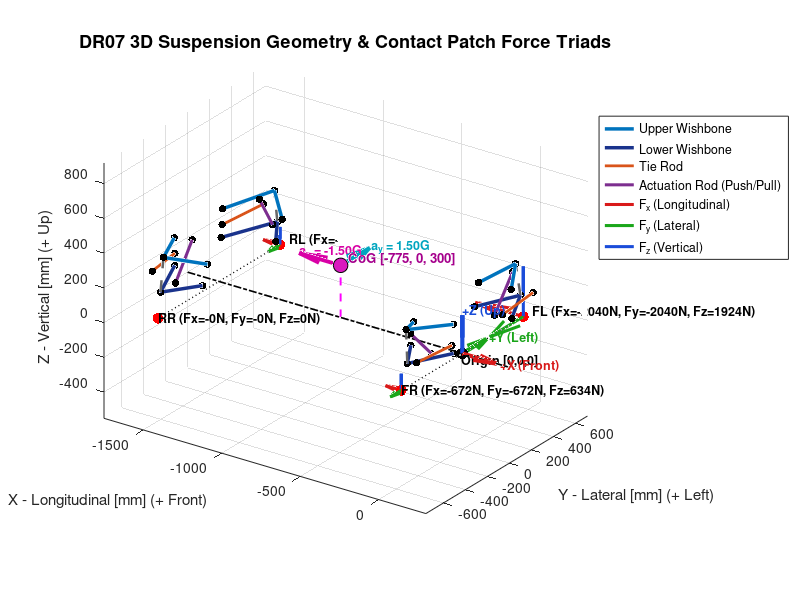

MATLAB code to generate this figure:
%        ___^____
%   ---  |      |  ---
%   |F|  |FRONT |  |F|
%   |L|  |      |  |R| 
%   ---  |      |  ---
%        |      |
%   ---  |      |  ---
%   |R|  |      |  |R|
%   |L|  |______|  |R|
%   ---            ---
% Input data - car data

mass = 250 + 80; %kg
massUsprung = 16; %kg - ASSUMPTION
massSprung = mass - massUsprung; %kg 
trackwidth = 1110; %mm
g = 9.806; %m/s^2
weight = mass*g;
wheelbase = 1550; %mm
cgHeight = 300; %mm
weightDist = 0.5; %Front/Rear
rearRollCenterHeight = 50; %mm
frontRollCenterHeight = 40; %mm
cogRollDist = cgHeight - (frontRollCenterHeight + (rearRollCenterHeight - frontRollCenterHeight) * (1-weightDist)); % mm
cfw = 1; %rad*s^2/m - keep equal - assumption
crw = 1; %rad*s^2/m - keep equal - assumption

%Input data - pick up points [x;y;z] x - long, z - up, positive is towards front

%Front - from center of front wheel

%Front upper arm

FrontUpBack = [-102.87; 295.31; 267.72];
FrontUpFront = [127.36; 263.04; 302.05];
FrontUpWheel = [-9.43; 498.18; 324.36];

%Front lower arm

FrontLowBack = [-124.89; 289.62; 124.89];
FrontLowFront = [129.89; 264.2; 135.79];
FrontLowWheel = [9.88; 514.19; 141.41];

%Front tie rod

FrontTieChassis = [95; 229.81; 160];
FrontTieWheel = [80; 530; 170];

%Front actuation rod

FrontActChassis = [3.99; 287.75; 110.89];
FrontActWheel = [-4.88; 464.3; 290.81];

%Rear - from center of rear wheel

%Rear upper arm

RearUpBack = [-131.11 - wheelbase; 219.87; 299.21];
RearUpFront = [164.73 - wheelbase; 339.97; 272.8];
RearUpWheel = [0 - wheelbase; 504.52; 331];

%Rear lower arm

RearLowBack = [-134.02 - wheelbase; 211.15; 136.74];
RearLowFront = [128.54 - wheelbase; 332.78; 137.6];
RearLowWheel = [0 - wheelbase; 531.2; 141];

%Rear tie rod

RearTieChassis = [-130 - wheelbase; 215; 210];
RearTieWheel = [-70 - wheelbase; 506.51; 234.13];

%Rear actuation rod

RearActChassis = [32.32 - wheelbase; 441.15;167.8];
RearActWheel = [43.43 - wheelbase; 305.54; 367.52];

% Contact points
FrontContact = [0; trackwidth/2; 0];
RearContact = [-wheelbase; trackwidth/2; 0];

% Input data - known acceleration

ax = -1.5*g; %m/s^2 - this is 
ay = 1.5*g; %m/s^2
az = 0*g;  %m/s^2

% Vertical Forces

weightF = weightDist*weight;
weightR = (1-weightDist)*weight;
massF = weightDist*mass;
massR = (1-weightDist)*mass;
VertFL = weightF/2; % static weight per wheel
VertFR = weightF/2;
VertRL = weightR/2;
VertRR = weightR/2;
verticalLoad = [VertFL, VertFR; VertRL, VertRR];
disp(verticalLoad);
% Incarcari pe roti - steady state

% Transfer lateral

verticalLoadNoRollCenter = [verticalLoad(1,1)+massF*ay*cgHeight/trackwidth,verticalLoad(1,2)-massF*ay*cgHeight/trackwidth; ...
                verticalLoad(2,1)+massR*ay*cgHeight/trackwidth, verticalLoad(2,2)-massR*ay*cgHeight/trackwidth];

disp(verticalLoadNoRollCenter);

%  Lateral Transfer - geometric + stiffness
% https://publications.lib.chalmers.se/records/fulltext/239258/239258.pdf -
% force overestimation - we take all mass, not just unsprung

deltaVertFL = ay*(massF*frontRollCenterHeight/trackwidth+mass*cogRollDist/trackwidth*cfw/(cfw+crw)); % lateral weight transfer taking into account the roll center height
deltaVertFR = -deltaVertFL;
deltaVertRL = ay*(massR*rearRollCenterHeight/trackwidth+mass*cogRollDist/trackwidth*crw/(cfw+crw));
deltaVertRR = -deltaVertRL;

verticalLoadRollCenter = [verticalLoad(1,1)+deltaVertFL,verticalLoad(1,2)+deltaVertFR; ...
                verticalLoad(2,1)+deltaVertRL, verticalLoad(2,2)+deltaVertRR];

disp(verticalLoadRollCenter);

deltaLongTransfer = cgHeight/wheelbase*mass*ax/2;
verticalTotalLoad = [verticalLoadRollCenter(1,1)-deltaLongTransfer, verticalLoadRollCenter(1,2)-deltaLongTransfer;...
                     verticalLoadRollCenter(2,1)+deltaLongTransfer, verticalLoadRollCenter(2,2)+deltaLongTransfer];
for i = 1:2 % i=1 front wheels, i=2 rear wheels
    axleTotalWeight = verticalTotalLoad(i,1) + verticalTotalLoad(i,2);
    if verticalTotalLoad(i,2) < 0
        verticalTotalLoad(i,2) = 0;
        verticalTotalLoad(i,1) = axleTotalWeight;
    elseif verticalTotalLoad(i,1) < 0
        verticalTotalLoad(i,1) = 0;
        verticalTotalLoad(i,2) = axleTotalWeight;
    end
end

disp(verticalTotalLoad);

% Longitudinal and lateral tire forces

mu = 1.5; %friction coefficient - assumption now - MUST GET FROM PACEJKA
longLoad = [0,0;0,0];
latLoad = [0,0;0,0];

totalAcceleration = sqrt(ax^2+ay^2);
if totalAcceleration > 0
    for i = 1:2
        for j = 1:2
            longLoad(i,j) = (ax/totalAcceleration)*(mu*verticalTotalLoad(i,j));
            latLoad(i,j) = -(ay/totalAcceleration)*(mu*verticalTotalLoad(i,j));
        end
    end
end

disp(longLoad);
disp(latLoad);

tireForces = cat(3, longLoad, latLoad, verticalTotalLoad);

%  extract [Fx; Fy; Fz] column vector for any wheel (e.g., Front-Left: i=1, j=1):
Forces_FL = squeeze(tireForces(1, 1, :)); % Returns 3x1 vector [Fx; Fy; Fz]
Forces_FR = squeeze(tireForces(1, 2, :));
Forces_RL = squeeze(tireForces(2, 1, :));
Forces_RR = squeeze(tireForces(2, 2, :));

display(Forces_FL);
display(Forces_FR);
display(Forces_RL);
display(Forces_RR);

% 3D VISUALIZATION OF SUSPENSION HARDPOINTS & CONTACT PATCH FORCE TRIADS
% =========================================================================

figure('Name', 'DR07 3D Suspension Geometry & Tire Force Triads', 'Color', 'w', 'Position', [100, 100, 1100, 750]);
hold on; grid on; axis equal;

mirrorY = @(pt) [pt(1); -pt(2); pt(3)];
plotLink = @(p1, p2, col, lw, style) plot3([p1(1), p2(1)], [p1(2), p2(2)], [p1(3), p2(3)], ...
                                           'Color', col, 'LineStyle', style, 'LineWidth', lw);

% Longitudinal centerline (Y = 0, Z = 0)
plot3([-wheelbase - 200, 300], [0, 0], [0, 0], 'k-.', 'LineWidth', 1.2);
% Front and Rear Axle lines
plot3([0, 0], [-trackwidth/2, trackwidth/2], [0, 0], 'k:', 'LineWidth', 1);
plot3([-wheelbase, -wheelbase], [-trackwidth/2, trackwidth/2], [0, 0], 'k:', 'LineWidth', 1);

sides = [1, -1]; % 1 = Left (+Y), -1 = Right (-Y)

for s = sides
    % Apply mirroring if right side (s == -1)
    if s == 1
        fUpB = FrontUpBack;   fUpF = FrontUpFront;   fUpW = FrontUpWheel;
        fLoB = FrontLowBack;  fLoF = FrontLowFront;  fLoW = FrontLowWheel;
        fTiC = FrontTieChassis; fTiW = FrontTieWheel;
        fAcC = FrontActChassis; fAcW = FrontActWheel;
        
        rUpB = RearUpBack;    rUpF = RearUpFront;    rUpW = RearUpWheel;
        rLoB = RearLowBack;   rLoF = RearLowFront;   rLoW = RearLowWheel;
        rTiC = RearTieChassis;  rTiW = RearTieWheel;
        rAcC = RearActChassis;  rAcW = RearActWheel;
    else
        fUpB = mirrorY(FrontUpBack);   fUpF = mirrorY(FrontUpFront);   fUpW = mirrorY(FrontUpWheel);
        fLoB = mirrorY(FrontLowBack);  fLoF = mirrorY(FrontLowFront);  fLoW = mirrorY(FrontLowWheel);
        fTiC = mirrorY(FrontTieChassis); fTiW = mirrorY(FrontTieWheel);
        fAcC = mirrorY(FrontActChassis); fAcW = mirrorY(FrontActWheel);
        
        rUpB = mirrorY(RearUpBack);    rUpF = mirrorY(RearUpFront);    rUpW = mirrorY(RearUpWheel);
        rLoB = mirrorY(RearLowBack);   rLoF = mirrorY(RearLowFront);   rLoW = mirrorY(RearLowWheel);
        rTiC = mirrorY(RearTieChassis);  rTiW = mirrorY(RearTieWheel);
        rAcC = mirrorY(RearActChassis);  rAcW = mirrorY(RearActWheel);
    end

    % --- FRONT SUSPENSION ---
    % Upper Wishbone (Dark Blue)
    plotLink(fUpB, fUpW, [0.00, 0.45, 0.74], 2.5, '-');
    plotLink(fUpF, fUpW, [0.00, 0.45, 0.74], 2.5, '-');
    % Lower Wishbone (Navy / Cyan)
    plotLink(fLoB, fLoW, [0.10, 0.20, 0.55], 2.5, '-');
    plotLink(fLoF, fLoW, [0.10, 0.20, 0.55], 2.5, '-');
    % Upright / Kingpin Axis schematic line (Dashed Gray)
    plotLink(fLoW, fUpW, [0.40, 0.40, 0.40], 1.8, '--');
    % Tie Rod (Orange)
    plotLink(fTiC, fTiW, [0.85, 0.33, 0.10], 2.0, '-');
    % Actuation Rod / Pullrod (Purple)
    plotLink(fAcC, fAcW, [0.49, 0.18, 0.56], 2.2, '-');

    % --- REAR SUSPENSION ---
    % Upper Wishbone (Dark Blue)
    plotLink(rUpB, rUpW, [0.00, 0.45, 0.74], 2.5, '-');
    plotLink(rUpF, rUpW, [0.00, 0.45, 0.74], 2.5, '-');
    % Lower Wishbone (Navy / Cyan)
    plotLink(rLoB, rLoW, [0.10, 0.20, 0.55], 2.5, '-');
    plotLink(rLoF, rLoW, [0.10, 0.20, 0.55], 2.5, '-');
    % Rear Upright schematic line (Dashed Gray)
    plotLink(rLoW, rUpW, [0.40, 0.40, 0.40], 1.8, '--');
    % Rear Tie Rod (Orange)
    plotLink(rTiC, rTiW, [0.85, 0.33, 0.10], 2.0, '-');
    % Rear Actuation Rod (Purple)
    plotLink(rAcC, rAcW, [0.49, 0.18, 0.56], 2.2, '-');

    % Plot Joint Nodes (Hardpoints)
    pts = [fUpB, fUpF, fUpW, fLoB, fLoF, fLoW, fTiC, fTiW, fAcC, fAcW, ...
           rUpB, rUpF, rUpW, rLoB, rLoF, rLoW, rTiC, rTiW, rAcC, rAcW];
    scatter3(pts(1,:), pts(2,:), pts(3,:), 30, 'k', 'filled');
end

% -------------------------------------------------------------------------
% 3. PLOT CONTACT PATCH FORCE TRIADS (Fx, Fy, Fz) FOR ALL 4 WHEELS
% -------------------------------------------------------------------------
% Contact patch coordinates [FL, FR, RL, RR]
cp_FL = FrontContact;
cp_FR = mirrorY(FrontContact);
cp_RL = RearContact;
cp_RR = mirrorY(RearContact);

contactPoints = [cp_FL, cp_FR, cp_RL, cp_RR];
allForces     = [Forces_FL, Forces_FR, Forces_RL, Forces_RR];
wheelLabels   = {'FL', 'FR', 'RL', 'RR'};

% Scale factor to convert Newtons (N) into millimeters (mm) for clear arrow sizing
% Example: 2000 N * 0.15 = 300 mm arrow length
forceScale = 0.15; 

for w = 1:4
    P = contactPoints(:, w);
    F = allForces(:, w) * forceScale;
    
    % Mark contact patch center
    scatter3(P(1), P(2), P(3), 60, 'r', 'filled');
    text(P(1) + 30, P(2) + (sign(P(2))*40), P(3) + 20, ...
         sprintf('%s (Fx=%.0fN, Fy=%.0fN, Fz=%.0fN)', wheelLabels{w}, allForces(1,w), allForces(2,w), allForces(3,w)), ...
         'FontWeight', 'bold', 'FontSize', 9);
    
    % Plot Fx arrow (Red - Longitudinal)
    if abs(F(1)) > 1e-3
        hFx = quiver3(P(1), P(2), P(3), F(1), 0, 0, 0, 'Color', [0.85, 0.1, 0.1], 'LineWidth', 2.2, 'MaxHeadSize', 0.4);
    end
    % Plot Fy arrow (Green - Lateral)
    if abs(F(2)) > 1e-3
        hFy = quiver3(P(1), P(2), P(3), 0, F(2), 0, 0, 'Color', [0.1, 0.65, 0.1], 'LineWidth', 2.2, 'MaxHeadSize', 0.4);
    end
    % Plot Fz arrow (Blue - Vertical)
    if abs(F(3)) > 1e-3
        hFz = quiver3(P(1), P(2), P(3), 0, 0, F(3), 0, 'Color', [0.1, 0.3, 0.85], 'LineWidth', 2.2, 'MaxHeadSize', 0.4);
    end
end

% -------------------------------------------------------------------------
% 4. FORMATTING, LABELS & LEGEND
% -------------------------------------------------------------------------
xlabel('X - Longitudinal [mm] (+ Front)');
ylabel('Y - Lateral [mm] (+ Left)');
zlabel('Z - Vertical [mm] (+ Up)');
title('DR07 3D Suspension Geometry & Contact Patch Force Triads', 'FontSize', 13, 'FontWeight', 'bold');

% Dummy lines for clean legend
p1 = plot3(nan, nan, nan, '-', 'Color', [0.00, 0.45, 0.74], 'LineWidth', 2.5);
p2 = plot3(nan, nan, nan, '-', 'Color', [0.10, 0.20, 0.55], 'LineWidth', 2.5);
p3 = plot3(nan, nan, nan, '-', 'Color', [0.85, 0.33, 0.10], 'LineWidth', 2.0);
p4 = plot3(nan, nan, nan, '-', 'Color', [0.49, 0.18, 0.56], 'LineWidth', 2.2);
p5 = plot3(nan, nan, nan, '-', 'Color', [0.85, 0.10, 0.10], 'LineWidth', 2.2);
p6 = plot3(nan, nan, nan, '-', 'Color', [0.10, 0.65, 0.10], 'LineWidth', 2.2);
p7 = plot3(nan, nan, nan, '-', 'Color', [0.10, 0.30, 0.85], 'LineWidth', 2.2);

legend([p1, p2, p3, p4, p5, p6, p7], ...
       {'Upper Wishbone', 'Lower Wishbone', 'Tie Rod', 'Actuation Rod (Push/Pull)', ...
        'F_x (Longitudinal)', 'F_y (Lateral)', 'F_z (Vertical)'}, ...
       'Location', 'northeastoutside');

% =========================================================================
% 5. PLOT GLOBAL ORIGIN TRIAD [0,0,0] & CoG ACCELERATION VECTORS
% =========================================================================

% 1. Global Coordinate System Triad at [0, 0, 0] (Front Axle Center, Ground)
origin = [0; 0; 0];
axisLen = 220; % Length of origin triad arrows in mm

scatter3(origin(1), origin(2), origin(3), 70, 'k', 'filled');
text(origin(1) + 20, origin(2) - 40, origin(3) - 20, 'Origin [0,0,0]', ...
     'FontWeight', 'bold', 'FontSize', 9, 'Color', 'k');

% +X Axis (Forward - Red)
quiver3(0, 0, 0, axisLen, 0, 0, 0, 'Color', [0.85, 0.1, 0.1], 'LineWidth', 3.0, 'MaxHeadSize', 0.35);
text(axisLen + 25, 0, 0, '+X (Front)', 'Color', [0.85, 0.1, 0.1], 'FontWeight', 'bold', 'FontSize', 9);

% +Y Axis (Left - Green)
quiver3(0, 0, 0, 0, axisLen, 0, 0, 'Color', [0.1, 0.65, 0.1], 'LineWidth', 3.0, 'MaxHeadSize', 0.35);
text(0, axisLen + 25, 0, '+Y (Left)', 'Color', [0.1, 0.65, 0.1], 'FontWeight', 'bold', 'FontSize', 9);

% +Z Axis (Up - Blue)
quiver3(0, 0, 0, 0, 0, axisLen, 0, 'Color', [0.1, 0.3, 0.85], 'LineWidth', 3.0, 'MaxHeadSize', 0.35);
text(0, 0, axisLen + 25, '+Z (Up)', 'Color', [0.1, 0.3, 0.85], 'FontWeight', 'bold', 'FontSize', 9);

% 2. Center of Gravity (CoG) Position & Acceleration Triad
% X_cg is measured backward from front axle: -wheelbase * (1 - weightDist)
cogPos = [-wheelbase * (1 - weightDist); 0; cgHeight];

% Vertical drop-line from CoG to ground plane (Z = 0) for spatial clarity
plot3([cogPos(1), cogPos(1)], [cogPos(2), cogPos(2)], [0, cogPos(3)], ...
      'm--', 'LineWidth', 1.4);

% Plot CoG marker
scatter3(cogPos(1), cogPos(2), cogPos(3), 110, [0.85, 0.1, 0.75], 'filled', 'MarkerEdgeColor', 'k');
text(cogPos(1) + 30, cogPos(2) + 30, cogPos(3) + 35, ...
     sprintf('CoG [%.0f, 0, %.0f]', cogPos(1), cogPos(3)), ...
     'FontWeight', 'bold', 'FontSize', 9.5, 'Color', [0.65, 0.0, 0.55]);

% Scale factor to convert m/s^2 into mm (e.g., 1.5*g = 14.71 m/s^2 * 18 = ~265 mm)
accelScale = 18; 

% Longitudinal Acceleration (ax) at CoG (Magenta)
if abs(ax) > 1e-3
    quiver3(cogPos(1), cogPos(2), cogPos(3), ax * accelScale, 0, 0, 0, ...
            'Color', [0.85, 0.0, 0.65], 'LineWidth', 2.8, 'MaxHeadSize', 0.35);
    text(cogPos(1) + ax * accelScale, cogPos(2), cogPos(3) + 20, ...
         sprintf('a_x = %.2fG', ax/g), 'Color', [0.85, 0.0, 0.65], 'FontWeight', 'bold', 'FontSize', 9);
end

% Lateral Acceleration (ay) at CoG (Cyan/Teal)
if abs(ay) > 1e-3
    quiver3(cogPos(1), cogPos(2), cogPos(3), 0, ay * accelScale, 0, 0, ...
            'Color', [0.0, 0.65, 0.75], 'LineWidth', 2.8, 'MaxHeadSize', 0.35);
    text(cogPos(1), cogPos(2) + ay * accelScale + 20, cogPos(3), ...
         sprintf('a_y = %.2fG', ay/g), 'Color', [0.0, 0.65, 0.75], 'FontWeight', 'bold', 'FontSize', 9);
end

% Vertical Acceleration (az) at CoG (Dark Amber)
if abs(az) > 1e-3
    quiver3(cogPos(1), cogPos(2), cogPos(3), 0, 0, az * accelScale, 0, ...
            'Color', [0.85, 0.55, 0.0], 'LineWidth', 2.8, 'MaxHeadSize', 0.35);
    text(cogPos(1), cogPos(2), cogPos(3) + az * accelScale + 20, ...
         sprintf('a_z = %.2fG', az/g), 'Color', [0.85, 0.55, 0.0], 'FontWeight', 'bold', 'FontSize', 9);
end

view(35, 25); % Isometric 3D viewing angle
rotate3d on;  % Enable interactive mouse rotation
hold off;

dirCosMat = [];

% Decomposing force to rigid structural members https://www.sciencedirect.com/science/article/pii/S2666691X20300178 
% =========================================================================
for s = sides
    % Apply mirroring if right side (s == -1)
    if s == 1
        fUpB = FrontUpBack;   fUpF = FrontUpFront;   fUpW = FrontUpWheel;
        fLoB = FrontLowBack;  fLoF = FrontLowFront;  fLoW = FrontLowWheel;
        fTiC = FrontTieChassis; fTiW = FrontTieWheel;
        fAcC = FrontActChassis; fAcW = FrontActWheel;
        
        rUpB = RearUpBack;    rUpF = RearUpFront;    rUpW = RearUpWheel;
        rLoB = RearLowBack;   rLoF = RearLowFront;   rLoW = RearLowWheel;
        rTiC = RearTieChassis;  rTiW = RearTieWheel;
        rAcC = RearActChassis;  rAcW = RearActWheel;
    else
        fUpB = mirrorY(FrontUpBack);   fUpF = mirrorY(FrontUpFront);   fUpW = mirrorY(FrontUpWheel);
        fLoB = mirrorY(FrontLowBack);  fLoF = mirrorY(FrontLowFront);  fLoW = mirrorY(FrontLowWheel);
        fTiC = mirrorY(FrontTieChassis); fTiW = mirrorY(FrontTieWheel);
        fAcC = mirrorY(FrontActChassis); fAcW = mirrorY(FrontActWheel);
        
        rUpB = mirrorY(RearUpBack);    rUpF = mirrorY(RearUpFront);    rUpW = mirrorY(RearUpWheel);
        rLoB = mirrorY(RearLowBack);   rLoF = mirrorY(RearLowFront);   rLoW = mirrorY(RearLowWheel);
        rTiC = mirrorY(RearTieChassis);  rTiW = mirrorY(RearTieWheel);
        rAcC = mirrorY(RearActChassis);  rAcW = mirrorY(RearActWheel);
    end

    % Structural members pairs
    pts = [fUpB, fUpW, fUpF, fUpW, fLoB, fLoW, fLoF, fLoW, fTiC, fTiW, fAcC, fAcW, ...
           rUpB, rUpW, rUpF, rUpW, rLoB, rLoW, rLoF, rLoW, rTiC, rTiW, rAcC, rAcW];
    i = 2;
    while i <= size(pts,2)
        chassisPoint = pts(1:3,i-1);
        wheelPoint = pts(1:3,i);
        mag = norm(chassisPoint-wheelPoint);
        dirCosMat = [dirCosMat, (chassisPoint-wheelPoint)/mag];
        i = i+2;
    end
end

% cosines of structural members - ux, uy, uz
% member orders Up arm back, Up arm front, Low arm Back, Low arm front,
% Tie rod, actuation arm
frontLWheelU = transpose(dirCosMat(1:3, 1:6)); 
rearLWheelU = transpose(dirCosMat(1:3, 7:12));
frontRWheelU = transpose(dirCosMat(1:3, 13:18));
rearRWheelU = transpose(dirCosMat(1:3, 19:24));
